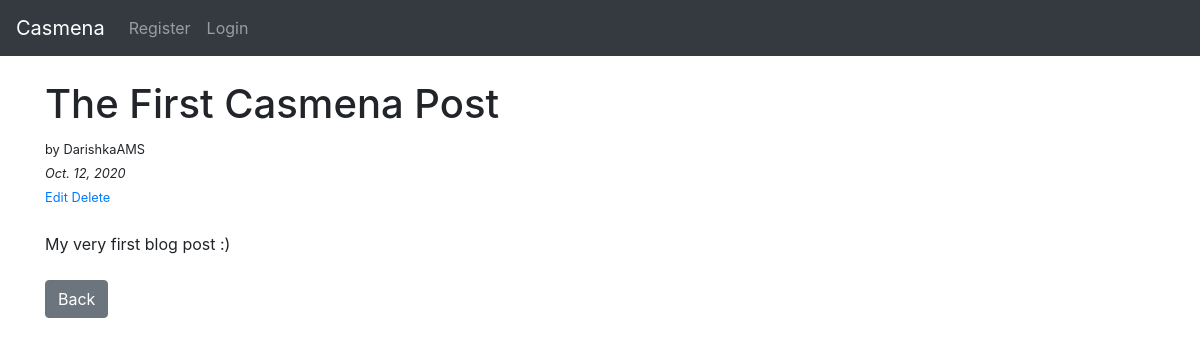
Before: /article/1 with the older database file.
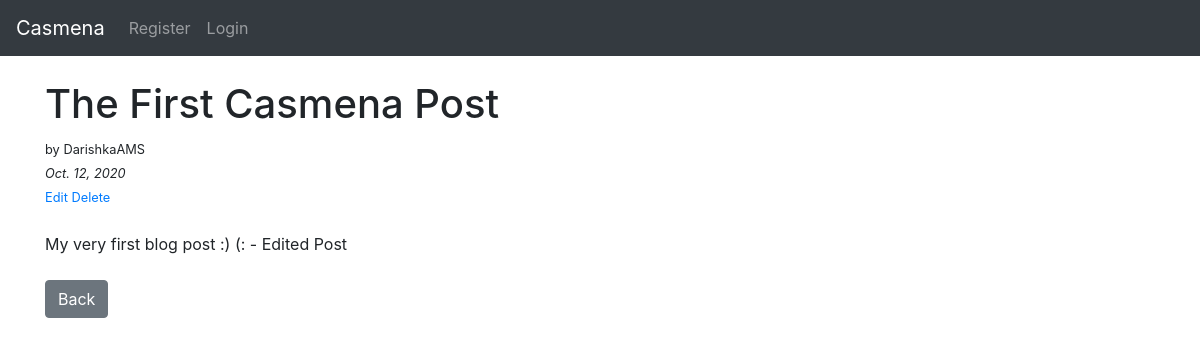
After: the same page with the newer database file.
### mysic_blog/models.py (models this page shows, shortened)
class Post(models.Model):
    title = models.CharField(max_length=255)
    title_tag = models.CharField(max_length=255, default='Casmena')
    author = models.ForeignKey(User, on_delete=models.CASCADE)
    body = models.TextField()
    post_date = models.DateField(auto_now_add=True)

### mysic_blog/views.py (the view)
# urls.py: path('article/<int:pk>', ArticleDetailView.as_view(), name='article_detail'),
class ArticleDetailView(DetailView):
    model = Post
    template_name = "article_details.html"

### templates/article_details.html (shortened to what this page needs)
{% extends 'base.html' %}
{% block content %}
<h1> {{ post.title }} </h1>
<small> by {{ post.author}} </small><br/>
<small>
<i>{{ post.post_date }}</i>
    <br>
    <a href="{% url 'update_post' post.pk %}">Edit</a>
    <a href="{% url 'delete_post' post.pk %}">Delete</a>
</small>
<br>
<br/>
{{ post.body }}
<br/>
<br/>
<a href="{% url 'home' %}" class="btn btn-secondary"> Back </a>
{% endblock %}

Changed rows visible on the page:
changed Post "The First Casmena Post": body "My very first blog post :)" → "My very first blog post :) (: - Edited Post"
